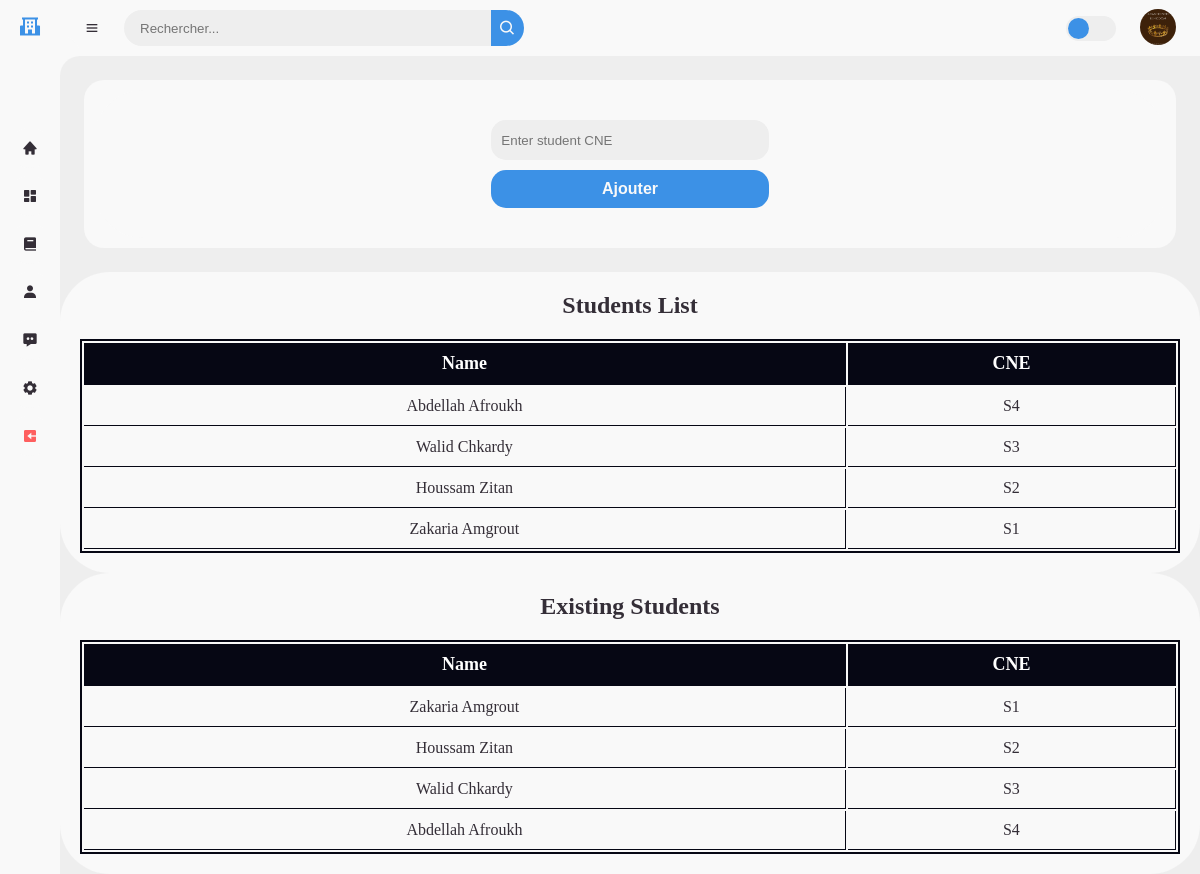
/ajouter_etudiant/1 (signed in), run on the app's committed database.
### app1/models.py (models this page shows, shortened)
class Profile(models.Model):
    user = models.OneToOneField(User,unique=True, on_delete=models.CASCADE)
    birth_date = models.DateField(null=True, blank=True)
    class Type(models.TextChoices):
        etudiant = 'Etudiant', 'Etudiant'
        enseignant = 'Enseignant' , 'Enseignant'
        entreprise = 'Entreprise' , 'Entreprise'
    type = models.TextField(choices=Type.choices ,null=True,blank=True)
    picture = models.ImageField(blank=True,null=True,upload_to="profile_imgs/",default="profile_imgs/default.jpg")
    bio = models.TextField(max_length=500, blank=True,null=True,default="vide bio")
    phonenumber = models.TextField(max_length=14,blank=True,null=True,default="+212000000")
    adresse = models.TextField(blank=True,null=True,default="vide adresse")
    privacy = models.BooleanField(blank=True,default=0)

class Etudiant(models.Model):
    user = models.OneToOneField(User,unique=True, on_delete=models.CASCADE)
    CNE = models.TextField(max_length=10,null=True,unique=True)
    Filiere = models.TextField(null=True)
    en_cherche_stage = models.BooleanField(default=0)

class Classe_etudiant(models.Model):
    etudiant = models.ForeignKey(Etudiant, on_delete=models.CASCADE)
    classroom = models.ForeignKey(Classroom, on_delete=models.CASCADE)

### app1/views.py (the view)
# urls.py: path('ajouter_etudiant/<int:classroom_id>', views.ajouter_etudiant, name='ajouter_etudiant'),
@login_required(login_url = "login")
def ajouter_etudiant(request, classroom_id):
    if request.user.is_authenticated:
        if request.method == 'POST':
            cne = request.POST.get('cne')
            classroom = Classroom.objects.get(id=classroom_id)
            student, created = Etudiant.objects.get_or_create(CNE=cne)
            if created:
                student.save()
                Classe_etudiant.objects.create(etudiant=student, classroom=classroom)
            else:
                if not Classe_etudiant.objects.filter(etudiant=student, classroom=classroom).exists():
                    Classe_etudiant.objects.create(etudiant=student, classroom=classroom)
            return redirect('ajouter_etudiant', classroom_id=classroom_id)
        else:
            all_students = Etudiant.objects.all()
            classroom_students = Classe_etudiant.objects.filter(classroom=classroom_id)
            return render(request, 'layout/ajouteretudiant.html', { "classroomstd": all_students, "classroom_id": classroom_id , "thisclassstd": classroom_students})
    return redirect('ajouter_etudiant', classroom_id=classroom_id)

### templates/layout/ajouteretudiant.html (shortened to what this page needs)
{%extends 'layout/index.html'%}
{%load static%}
{%block content%}
<link rel="stylesheet" href="{% static 'css/ajouteretudiant.css' %}">
<div class="container">
    <div class="formdiv">
        <form method="post" action="{% url 'ajouter_etudiant' classroom_id=classroom_id %}">
        <input type="text" name="cne" placeholder="Enter student CNE" class="inpt" required>
        <button type="submit" class="btn">Ajouter</button>
        </form>
    </div>
</div>
<div class="studentlist">
    <h1>Students List</h1>
    <table>
        <tr>
            <th>Name</th>
            <th>CNE</th>
        </tr>
        {%for student in classroomstd%}
        <tr>
            <td>{{student.user.first_name}} {{student.user.last_name}}</td>
            <td>{{student.CNE}}</td>
        </tr>
        {%endfor%}
    </table>
</div>
<div class="studentlist">
    <h1>Existing Students</h1>
    <table>
        <tr>
            <th>Name</th>
            <th>CNE</th>
        </tr>
    {%for x in thisclassstd%}
    <tr><td>{{x.etudiant.user.first_name}} {{x.etudiant.user.last_name}}</td>
    <td>{{x.etudiant.CNE}}</td></tr>
    {%endfor%}
</div>
{%endblock%}

### templates/layout/index.html (shortened to what this page needs)
{%load static%}
<!DOCTYPE html>
<html lang="en">
<head>
	<link href='https://unpkg.com/boxicons@2.0.9/css/boxicons.min.css' rel='stylesheet'>
	<link href='https://unpkg.com/boxicons@2.1.4/css/boxicons.min.css' rel='stylesheet'>
	<link href='//cdnjs.cloudflare.com/ajax/libs/font-awesome/6.0.0/css/all.min.css' rel='stylesheet'>
	<link rel="stylesheet" href="{% static 'css/style.css' %}">
</head>
<body>
    <section id="sidebar" class="hide">
    <a href="/" class="brand">
        <i class='bx bxs-school'></i>
    </a>
    <ul class="side-menu top">
        {%if request.user.is_authenticated%}
        <li {%if request.path == "/dashboard/home" %}class="active"{%endif%}>
            <a href="/dashboard/home">
                <i class='bx bxs-home' ></i>
            </a>
        </li>
        <li {%if request.path == "/dashboard/" %}class="active"{%endif%} >
            <a href="/dashboard">
                <i class='bx bxs-dashboard' ></i>
            </a>
        </li>
        {%if request.user.profile.type == "Etudiant" or request.user.profile.type == "Enseignant" %}
        <li {%if request.path == "/classrooms/" %}class="active"{%endif%}>
            <a href="{%url 'classrooms'%}">
                <i class='bx bxs-book'></i>
            </a>
        </li>
        {%endif%}
        <li {%if request.path == "/profile/" %}class="active"{%endif%}>
            <a href="/profile">
                <i class='bx bxs-user'></i>
            </a>
        </li>
        <li {%if request.path == "/chat/" %}class="active"{%endif%}>
            <a href="/chat">
                <i class='bx bxs-message-dots' ></i>
            </a>
        </li>
        <li {%if request.path == "/profilesettings/" %}class="active"{%endif%}>
            <a href="/profilesettings">
                <i class='bx bxs-cog' ></i>
            </a>
        </li>
        <li>
            <a href="/logout" class="logout">
                <i class='bx bxs-exit bx-rotate-180' ></i>
            </a>
        </li>
        {%endif%}
    </ul>
</section>
<section id="content">
    <nav class="navbar">
        <i class='bx bx-menu' ></i>
        <form action="/profile_search" method="post">
            <div class="form-input">
                <input name="search" type="search" placeholder="Rechercher...">
                <button type="submit" class="search-btn"><i class='bx bx-search' ></i></button>
            </div>
        </form>
        <label for="switch-mode" class="switch-mode"></label>
        {%if request.user.is_authenticated%}
        <a href="/profile" class="profile">
            <img src="{{request.user.profile.picture.url}}">
        </a>
        {%endif%}
    </nav>
        {% block content %}
        {% endblock %}
</body>
</html>

### static/css/style.css (style rules this page uses)
* { margin: 0; padding: 0; box-sizing: border-box; }
a { color: var(--dark); text-decoration: none; }
li { list-style: none; }
:root { --poppins: 'Poppins', sans-serif; --lato: 'Lato', sans-serif; --light: #F9F9F9; --blue: #3C91E6; --light-blue: #CFE8FF; --grey: #eee; --dark-grey: #AAAAAA; --dark: #342E37; --red: #DB504A; --yellow: #FFCE26; --light-yellow: #FFF2C6; --orange: #FD7238; --light-orange: #FFE0D3; }
html { overflow-x: hidden; }
body { background: var(--grey); overflow-x: hidden; }
#sidebar { position: fixed; top: 0; left: 0; width: 280px; height: 100%; background: var(--light); z-index: 2000; font-family: var(--lato); transition: .3s ease; overflow-x: hidden; scrollbar-width: none; }
#sidebar.hide { width: 60px; }
#sidebar .brand { font-size: 24px; font-weight: 700; height: 56px; display: flex; align-items: center; color: var(--blue); position: sticky; top: 0; left: 0; background: var(--light); z-index: 500; padding-bottom: 20px; box-sizing: content-box; }
#sidebar .brand .bx { min-width: 60px; display: flex; justify-content: center; }
#sidebar .side-menu { width: 100%; margin-top: 48px; }
#sidebar .side-menu li { height: 48px; background: transparent; margin-left: 6px; border-radius: 48px 0 0 48px; padding: 4px; }
#sidebar .side-menu li a { width: 100%; height: 100%; background: var(--light); display: flex; align-items: center; border-radius: 48px; font-size: 16px; color: var(--dark); white-space: nowrap; overflow-x: hidden; }
#sidebar.hide .side-menu li a { width: calc(48px - (4px * 2)); transition: width .3s ease; }
#sidebar .side-menu li a.logout { color: var(--red); }
#sidebar .side-menu li a .bx { min-width: calc(60px - ((4px + 6px) * 2)); display: flex; justify-content: center; }
#content { position: relative; width: calc(100% - 280px); left: 280px; transition: .3s ease; }
#sidebar.hide ~ #content { width: calc(100% - 60px); left: 60px; }
#content nav { height: 56px; background: var(--light); padding: 0 24px; display: flex; align-items: center; grid-gap: 24px; font-family: var(--lato); position: sticky; top: 0; left: 0; z-index: 1000; }
#content nav::before { content: ''; position: absolute; width: 40px; height: 40px; bottom: -40px; left: 0; border-radius: 50%; box-shadow: -20px -20px 0 var(--light); }
#content nav a { color: var(--dark); }
#content nav .bx.bx-menu { cursor: pointer; color: var(--dark); }
#content nav form { max-width: 400px; width: 100%; margin-right: auto; }
#content nav form .form-input { display: flex; align-items: center; height: 36px; }
#content nav form .form-input input { flex-grow: 1; padding: 0 16px; height: 100%; border: none; background: var(--grey); border-radius: 36px 0 0 36px; outline: none; width: 100%; color: var(--dark); }
#content nav form .form-input button { width: 36px; height: 100%; display: flex; justify-content: center; align-items: center; background: var(--blue); color: var(--light); font-size: 18px; border: none; outline: none; border-radius: 0 36px 36px 0; cursor: pointer; }
#content nav .profile img { width: 36px; height: 36px; object-fit: cover; border-radius: 50%; }
#content nav .switch-mode { display: block; min-width: 50px; height: 25px; border-radius: 25px; background: var(--grey); cursor: pointer; position: relative; }
#content nav .switch-mode::before { content: ''; position: absolute; top: 2px; left: 2px; bottom: 2px; width: calc(25px - 4px); background: var(--blue); border-radius: 50%; transition: all .3s ease; }

### data on the page
Etudiant: user.first_name "Abdellah", user.last_name "Afroukh", CNE "S4"
Etudiant: user.first_name "Walid", user.last_name "Chkardy", CNE "S3"
Etudiant: user.first_name "Houssam", user.last_name "Zitan", CNE "S2"
Etudiant: user.first_name "Zakaria", user.last_name "Amgrout", CNE "S1"
Classe_etudiant: etudiant.user.first_name "Zakaria", etudiant.user.last_name "Amgrout", etudiant.CNE "S1"
Classe_etudiant: etudiant.user.first_name "Houssam", etudiant.user.last_name "Zitan", etudiant.CNE "S2"
Classe_etudiant: etudiant.user.first_name "Walid", etudiant.user.last_name "Chkardy", etudiant.CNE "S3"
Classe_etudiant: etudiant.user.first_name "Abdellah", etudiant.user.last_name "Afroukh", etudiant.CNE "S4"
